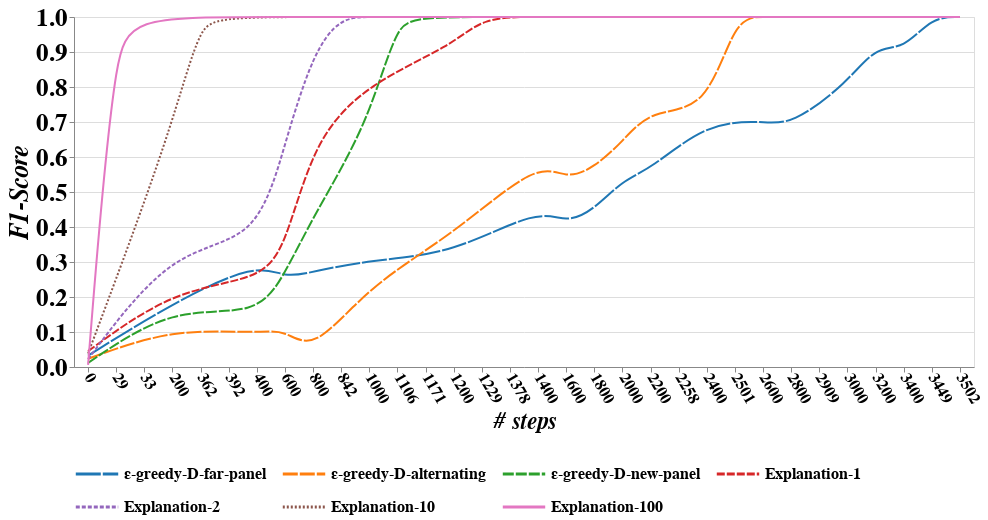

The code cell stored with this chart in its notebook:
### Code cell
global_chart #Steps X F1_Score

### Figure 1 — Vega-Lite specification as saved in the notebook (floating-point values rounded to 4 significant figures)
{"layer": [{"mark": {"type": "line", "interpolate": "basis"}, "encoding": {"color": {"type": "nominal", "bin": false, "field": "Algo", "scale": {"scheme": "category10"}, "title": ""}, "strokeDash": {"type": "nominal", "bin": false, "field": "Algo", "legend": {"columns": 4, "labelFont": "Time New Roman", "labelFontSize": 16, "labelFontStyle": "bold", "orient": "bottom", "symbolSize": 1800, "symbolStrokeWidth": 3, "titleFont": "Time New Roman", "titleFontSize": 250, "titleFontStyle": "italic"}, "scale": {"range": [[25, 2], [15, 2], [11, 2], [8, 2], [4, 2], [2, 2], []]}, "title": ""}, "x": {"type": "nominal", "axis": {"labelAngle": 60, "labelFont": "Time New Roman", "labelFontSize": 16, "labelFontStyle": "bold", "title": "# steps", "titleFont": "Time New Roman", "titleFontSize": 23, "titleFontStyle": "italic"}, "bin": false, "field": "iteration"}, "y": {"type": "quantitative", "aggregate": "mean", "axis": {"labelAngle": 0, "labelFont": "Time New Roman", "labelFontSize": 25, "labelFontStyle": "bold", "title": "F1-Score", "titleFont": "Time New Roman", "titleFontSize": 26, "titleFontStyle": "italic"}, "field": "F1"}}, "height": 350, "width": 900}], "data": {"name": "data-ee9ccc75ba691b733c9344534fe206eb"}, "resolve": {"scale": {"color": "independent", "strokeDash": "independent"}}, "$schema": "https://vega.github.io/schema/vega-lite/v4.8.1.json", "datasets": {"data-ee9ccc75ba691b733c9344534fe206eb": [{"Algo": "   ε-greedy-D-far-panel", "iteration": 0, "F1": 0.03265, "MASK_1": true, "MASK_2": false}, {"Algo": "   ε-greedy-D-far-panel", "iteration": 200, "F1": 0.1825, "MASK_1": true, "MASK_2": false}, {"Algo": "   ε-greedy-D-far-panel", "iteration": 400, "F1": 0.2987, "MASK_1": true, "MASK_2": false}, {"Algo": "   ε-greedy-D-far-panel", "iteration": 600, "F1": 0.254, "MASK_1": true, "MASK_2": false}, {"Algo": "   ε-greedy-D-far-panel", "iteration": 800, "F1": 0.2725, "MASK_1": true, "MASK_2": false}, {"Algo": "   ε-greedy-D-far-panel", "iteration": 1000, "F1": 0.3051, "MASK_1": true, "MASK_2": false}, {"Algo": "   ε-greedy-D-far-panel", "iteration": 1200, "F1": 0.3236, "MASK_1": true, "MASK_2": false}, {"Algo": "   ε-greedy-D-far-panel", "iteration": 1400, "F1": 0.4536, "MASK_1": true, "MASK_2": false}, {"Algo": "   ε-greedy-D-far-panel", "iteration": 1600, "F1": 0.4102, "MASK_1": true, "MASK_2": false}, {"Algo": "   ε-greedy-D-far-panel", "iteration": 1800, "F1": 0.4501, "MASK_1": true, "MASK_2": false}, {"Algo": "   ε-greedy-D-far-panel", "iteration": 2000, "F1": 0.5338, "MASK_1": true, "MASK_2": false}, {"Algo": "   ε-greedy-D-far-panel", "iteration": 2200, "F1": 0.5653, "MASK_1": true, "MASK_2": false}, {"Algo": "   ε-greedy-D-far-panel", "iteration": 2400, "F1": 0.6983, "MASK_1": true, "MASK_2": false}, {"Algo": "   ε-greedy-D-far-panel", "iteration": 2600, "F1": 0.7025, "MASK_1": true, "MASK_2": false}, {"Algo": "   ε-greedy-D-far-panel", "iteration": 2800, "F1": 0.69, "MASK_1": true, "MASK_2": false}, {"Algo": "   ε-greedy-D-far-panel", "iteration": 3000, "F1": 0.8125, "MASK_1": true, "MASK_2": false}, {"Algo": "   ε-greedy-D-far-panel", "iteration": 3200, "F1": 0.9167, "MASK_1": true, "MASK_2": false}, {"Algo": "   ε-greedy-D-far-panel", "iteration": 3400, "F1": 0.9067, "MASK_1": true, "MASK_2": false}, {"Algo": "   ε-greedy-D-far-panel", "iteration": 3449, "F1": 1.0, "MASK_1": false, "MASK_2": true}, {"Algo": "   ε-greedy-D-far-panel", "iteration": 3502, "F1": 1.0, "MASK_1": false, "MASK_2": true}, {"Algo": "  ε-greedy-D-alternating", "iteration": 0, "F1": 0.02353, "MASK_1": true, "MASK_2": false}, {"Algo": "  ε-greedy-D-alternating", "iteration": 200, "F1": 0.1103, "MASK_1": true, "MASK_2": false}, {"Algo": "  ε-greedy-D-alternating", "iteration": 400, "F1": 0.09607, "MASK_1": true, "MASK_2": false}, {"Algo": "  ε-greedy-D-alternating", "iteration": 600, "F1": 0.1087, "MASK_1": true, "MASK_2": false}, {"Algo": "  ε-greedy-D-alternating", "iteration": 800, "F1": 0.03977, "MASK_1": true, "MASK_2": false}, {"Algo": "  ε-greedy-D-alternating", "iteration": 1000, "F1": 0.2343, "MASK_1": true, "MASK_2": false}, {"Algo": "  ε-greedy-D-alternating", "iteration": 1200, "F1": 0.379, "MASK_1": true, "MASK_2": false}, {"Algo": "  ε-greedy-D-alternating", "iteration": 1400, "F1": 0.5894, "MASK_1": true, "MASK_2": false}, {"Algo": "  ε-greedy-D-alternating", "iteration": 1600, "F1": 0.5354, "MASK_1": true, "MASK_2": false}, {"Algo": "  ε-greedy-D-alternating", "iteration": 1800, "F1": 0.5701, "MASK_1": true, "MASK_2": false}, {"Algo": "  ε-greedy-D-alternating", "iteration": 2000, "F1": 0.6436, "MASK_1": true, "MASK_2": false}, {"Algo": "  ε-greedy-D-alternating", "iteration": 2200, "F1": 0.7368, "MASK_1": true, "MASK_2": false}, {"Algo": "  ε-greedy-D-alternating", "iteration": 2400, "F1": 0.7302, "MASK_1": true, "MASK_2": false}, {"Algo": "  ε-greedy-D-alternating", "iteration": 2501, "F1": 1.0, "MASK_1": false, "MASK_2": true}, {"Algo": "  ε-greedy-D-alternating", "iteration": 2909, "F1": 1.0, "MASK_1": false, "MASK_2": true}, {"Algo": "  ε-greedy-D-alternating", "iteration": 2600, "F1": 1.0, "MASK_1": true, "MASK_2": true}, {"Algo": "  ε-greedy-D-alternating", "iteration": 2800, "F1": 1.0, "MASK_1": true, "MASK_2": true}, {"Algo": "  ε-greedy-D-new-panel", "iteration": 0, "F1": 0.01176, "MASK_1": true, "MASK_2": false}, {"Algo": "  ε-greedy-D-new-panel", "iteration": 200, "F1": 0.1735, "MASK_1": true, "MASK_2": false}, {"Algo": "  ε-greedy-D-new-panel", "iteration": 400, "F1": 0.1445, "MASK_1": true, "MASK_2": false}, {"Algo": "  ε-greedy-D-new-panel", "iteration": 600, "F1": 0.2652, "MASK_1": true, "MASK_2": false}, {"Algo": "  ε-greedy-D-new-panel", "iteration": 800, "F1": 0.4303, "MASK_1": true, "MASK_2": false}, {"Algo": "  ε-greedy-D-new-panel", "iteration": 1000, "F1": 0.7, "MASK_1": true, "MASK_2": false}, {"Algo": "  ε-greedy-D-new-panel", "iteration": 1106, "F1": 1.0, "MASK_1": false, "MASK_2": true}, {"Algo": "  ε-greedy-D-new-panel", "iteration": 1171, "F1": 1.0, "MASK_1": false, "MASK_2": true}, {"Algo": " Explanation-1", "iteration": 0, "F1": 0.04529, "MASK_1": true, "MASK_2": false}, {"Algo": " Explanation-1", "iteration": 200, "F1": 0.2196, "MASK_1": true, "MASK_2": false}, {"Algo": " Explanation-1", "iteration": 400, "F1": 0.2488, "MASK_1": true, "MASK_2": false}, {"Algo": " Explanation-1", "iteration": 600, "F1": 0.3325, "MASK_1": true, "MASK_2": false}, {"Algo": " Explanation-1", "iteration": 800, "F1": 0.6493, "MASK_1": true, "MASK_2": false}, {"Algo": " Explanation-1", "iteration": 1000, "F1": 0.8125, "MASK_1": true, "MASK_2": false}, {"Algo": " Explanation-1", "iteration": 1200, "F1": 0.92, "MASK_1": true, "MASK_2": false}, {"Algo": " Explanation-1", "iteration": 1229, "F1": 1.0, "MASK_1": false, "MASK_2": true}, {"Algo": " Explanation-1", "iteration": 2258, "F1": 1.0, "MASK_1": false, "MASK_2": true}, {"Algo": " Explanation-1", "iteration": 1400, "F1": 1.0, "MASK_1": true, "MASK_2": true}, {"Algo": " Explanation-1", "iteration": 1600, "F1": 1.0, "MASK_1": true, "MASK_2": true}, {"Algo": " Explanation-1", "iteration": 1800, "F1": 1.0, "MASK_1": true, "MASK_2": true}, {"Algo": " Explanation-1", "iteration": 2000, "F1": 1.0, "MASK_1": true, "MASK_2": true}, {"Algo": " Explanation-1", "iteration": 2200, "F1": 1.0, "MASK_1": true, "MASK_2": true}, {"Algo": " Explanation-2", "iteration": 0, "F1": 0.02265, "MASK_1": true, "MASK_2": false}, {"Algo": " Explanation-2", "iteration": 200, "F1": 0.3412, "MASK_1": true, "MASK_2": false}, {"Algo": " Explanation-2", "iteration": 400, "F1": 0.356, "MASK_1": true, "MASK_2": false}, {"Algo": " Explanation-2", "iteration": 600, "F1": 0.6389, "MASK_1": true, "MASK_2": false}, {"Algo": " Explanation-2", "iteration": 800, "F1": 0.9, "MASK_1": true, "MASK_2": false}, {"Algo": " Explanation-2", "iteration": 842, "F1": 1.0, "MASK_1": false, "MASK_2": true}, {"Algo": " Explanation-2", "iteration": 1378, "F1": 1.0, "MASK_1": false, "MASK_2": true}, {"Algo": " Explanation-2", "iteration": 1000, "F1": 1.0, "MASK_1": true, "MASK_2": true}, {"Algo": " Explanation-2", "iteration": 1200, "F1": 1.0, "MASK_1": true, "MASK_2": true}, {"Algo": "Explanation-10", "iteration": 0, "F1": 0.03853, "MASK_1": true, "MASK_2": false}, {"Algo": "Explanation-10", "iteration": 200, "F1": 0.6811, "MASK_1": true, "MASK_2": false}, {"Algo": "Explanation-10", "iteration": 362, "F1": 1.0, "MASK_1": false, "MASK_2": true}, {"Algo": "Explanation-10", "iteration": 392, "F1": 1.0, "MASK_1": false, "MASK_2": true}, {"Algo": "Explanation-100", "iteration": 0, "F1": 0.005882, "MASK_1": true, "MASK_2": false}, {"Algo": "Explanation-100", "iteration": 29, "F1": 1.0, "MASK_1": false, "MASK_2": true}, {"Algo": "Explanation-100", "iteration": 33, "F1": 1.0, "MASK_1": false, "MASK_2": true}, {"Algo": "   ε-greedy-D-far-panel", "iteration": 3502, "F1": 1.0, "MASK_1": true, "MASK_2": true}, {"Algo": "  ε-greedy-D-alternating", "iteration": 3502, "F1": 1.0, "MASK_1": true, "MASK_2": true}, {"Algo": "  ε-greedy-D-new-panel", "iteration": 3502, "F1": 1.0, "MASK_1": true, "MASK_2": true}, {"Algo": " Explanation-1", "iteration": 3502, "F1": 1.0, "MASK_1": true, "MASK_2": true}, {"Algo": " Explanation-2", "iteration": 3502, "F1": 1.0, "MASK_1": true, "MASK_2": true}, {"Algo": "Explanation-10", "iteration": 3502, "F1": 1.0, "MASK_1": true, "MASK_2": true}, {"Algo": "Explanation-100", "iteration": 3502, "F1": 1.0, "MASK_1": true, "MASK_2": true}]}}
